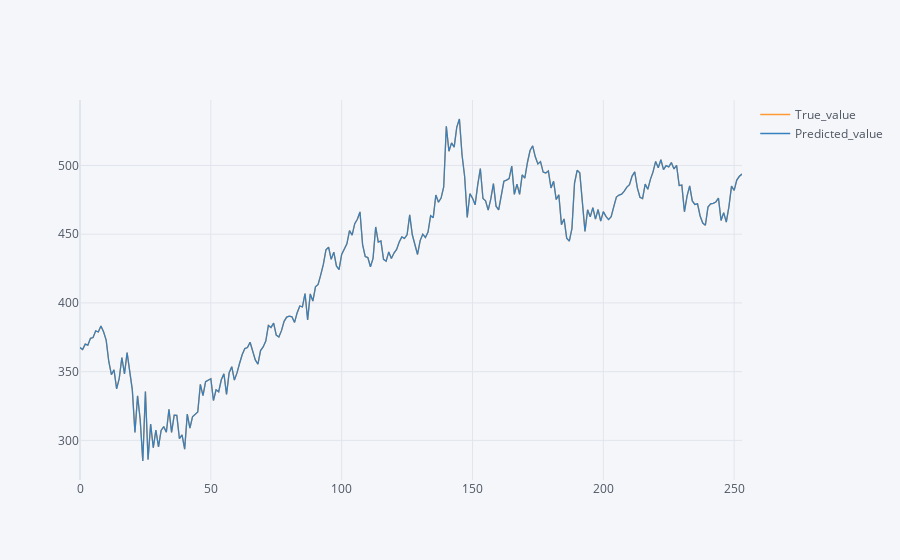

Here is the notebook cell this chart was saved with:
### Code cell
prediction_df.iplot()

### Figure 1 — Plotly figure (JSON) as saved in the notebook; plotly's stock layout.template omitted (floating-point values rounded to 4 significant figures; data arrays with more than 128 entries replaced by an {"elided": "..."} marker saying what was removed)
{"data": [{"line": {"color": "rgba(255, 153, 51, 1.0)", "dash": "solid", "shape": "linear", "width": 1.3}, "mode": "lines", "name": "True_value", "text": "", "type": "scatter", "x": {"elided": "254 int values"}, "y": {"elided": "254 float values"}}, {"line": {"color": "rgba(55, 128, 191, 1.0)", "dash": "solid", "shape": "linear", "width": 1.3}, "mode": "lines", "name": "Predicted_value", "text": "", "type": "scatter", "x": {"elided": "254 int values"}, "y": {"elided": "254 float values"}}], "layout": {"legend": {"bgcolor": "#F5F6F9", "font": {"color": "#4D5663"}}, "paper_bgcolor": "#F5F6F9", "plot_bgcolor": "#F5F6F9", "title": {"font": {"color": "#4D5663"}}, "xaxis": {"gridcolor": "#E1E5ED", "showgrid": true, "tickfont": {"color": "#4D5663"}, "title": {"font": {"color": "#4D5663"}, "text": ""}, "zerolinecolor": "#E1E5ED"}, "yaxis": {"gridcolor": "#E1E5ED", "showgrid": true, "tickfont": {"color": "#4D5663"}, "title": {"font": {"color": "#4D5663"}, "text": ""}, "zerolinecolor": "#E1E5ED"}}}
